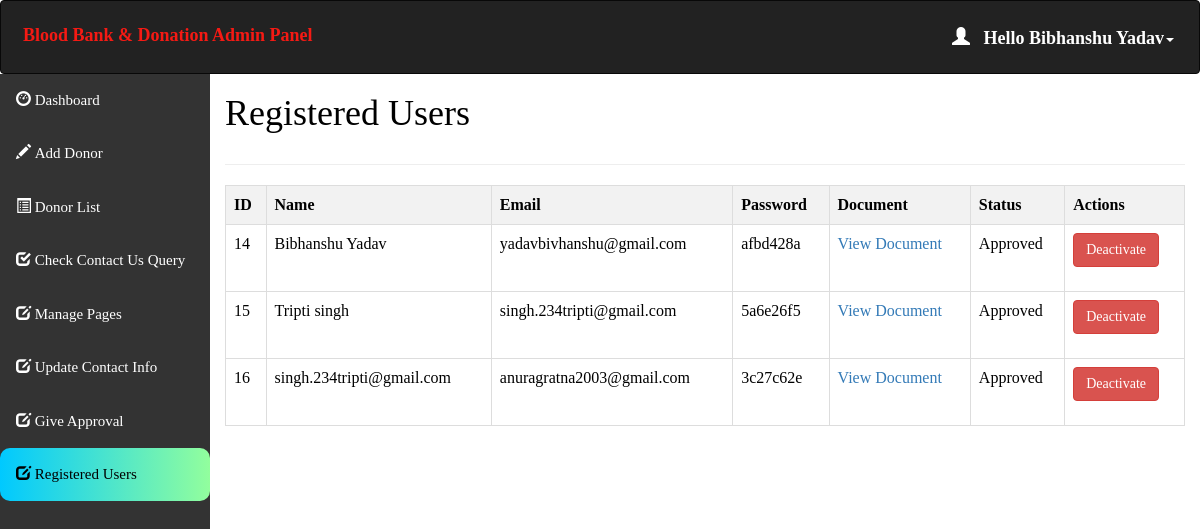
Page /admin/user_list.php (signed in) on the committed database.
### tables this page shows
CREATE TABLE `users` (
  `id` int(11) NOT NULL,
  `name` varchar(255) NOT NULL,
  `email` varchar(255) NOT NULL,
  `document_path` varchar(255) NOT NULL,
  `password` varchar(255) NOT NULL,
  `status` enum('approved','inactive') DEFAULT 'inactive',
  `created_at` timestamp NOT NULL DEFAULT current_timestamp()
);

### admin/user_list.php (the view, shortened to what this page needs)
<html>
<head>
  <link rel="stylesheet" href="https://maxcdn.bootstrapcdn.com/bootstrap/3.4.1/css/bootstrap.min.css">
</head>
<?php
include 'conn.php';
if (isset($_SESSION['loggedin']) && $_SESSION['loggedin'] == true) {
?>
<body style="color: black">
<div id="header">
  <?php include 'header.php'; ?>
</div>
<div id="sidebar">
  <?php $active = "list1"; include 'sidebar.php'; ?>
</div>
<div id="content">
  <div class="content-wrapper">
    <div class="container-fluid">
      <div class="row">
        <div class="col-md-12 lg-12 sm-12">
          <h1 class="page-title">Registered Users</h1>
        </div>
      </div>
      <hr>
    <?php
    $query = "SELECT * FROM users";
    $result = mysqli_query($conn, $query);
    ?>
    <div class="table-responsive">
    <table class="table table-bordered" style="text-align: center">
        <tr>
            <th>ID</th>
            <th>Name</th>
            <th>Email</th>
            <th>Password</th>
            <th>Document</th>
            <th>Status</th>
            <th>Actions</th>
        </tr>
        <?php while ($row = mysqli_fetch_assoc($result)): ?>
        <tr>
            <td><?= $row['id'] ?></td>
            <td><?= $row['name'] ?></td>
            <td><?= $row['email'] ?></td>
            <td><?= $row['password'] ?></td>
            <td><a href="../uploads/<?= basename($row['document_path']) ?>" target="_blank">View Document</a></td>
            <td><?= ucfirst($row['status']) ?></td>
            <td>
                <form method="POST" style="display: inline-block;" action="delete_user.php">
                    <button type="submit" class="btn btn-danger">Deactivate</button>
                </form>
            </td>
        </tr>
        <?php endwhile; ?>
    </table>
    </div>
    </div>
    </div>
  </div>
</body>
<?php } ?>
</html>

### admin/header.php (shortened to what this page needs)
<!DOCTYPE html>
<html>
<head>
  <link rel="stylesheet" href="https://maxcdn.bootstrapcdn.com/bootstrap/3.4.1/css/bootstrap.min.css">
</head>
<body>
<nav class="navbar navbar-inverse">
  <div class="container-fluid">
    <div class="navbar-header">
      <a class="navbar-brand" id="qq" href="dashboard.php" style="color:#F51A14;">Blood Bank & Donation Admin Panel</a>
    </div>
    <ul class="nav navbar-nav navbar-right">
      <li class="dropdown"><a class="dropdown-toggle" id="qw" data-toggle="dropdown" href="#" style="font-weight:bold;color:white "> <span class="glyphicon glyphicon-user"></span>&nbsp&nbsp
        <?php
        include 'conn.php';
        $username=$_SESSION['username'];
        $sql="select * from admin_info where admin_username='$username'";
        $result=mysqli_query($conn,$sql) or die("query failed.");
        $row=mysqli_fetch_assoc($result);
        echo "Hello ".$row['admin_name'];
       ?><span class="caret"></span></a>
    </li>
    </ul>
  </div>
</nav>
</body></html>

### admin/user_list.php (style rules this page uses)
#sidebar { position: relative; margin-top: -20px; }
#content { position: relative; margin-left: 210px; }
table { border-collapse: collapse; width: 100%; }
th, td { border: 1px solid #ddd; padding: 8px; text-align: left; }
th { background-color: #f2f2f2; }
a { color: blue; text-decoration: none; }

### admin/header.php (style rules this page uses)
.navbar { background-color: #333333 ; padding: 10px 10px; color:#FF0404 ; }
.navbar a { float: left; color: white; text-align: center; padding: 12px; text-decoration: none; font-size: 18px; line-height: 25px; }
.navbar-brand { font-size: 25px; font-weight: bold; }
.navbar a { float: none; display: block; text-align: left; }
.navbar-right { float: none; }

### admin/sidebar.php (style rules this page uses)
body { margin: 0; font-family: 'Averia Gruesa Libre';font-size: 15px; color:#F8F9F9; }

### rows in the picture
users: id "14", name "Bibhanshu Yadav", email "yadavbivhanshu@gmail.com", password "afbd428a", status "Approved"
users: id "15", name "Tripti singh", email "singh.234tripti@gmail.com", password "5a6e26f5", status "Approved"
users: id "16", name "singh.234tripti@gmail.com", email "anuragratna2003@gmail.com", password "3c27c62e", status "Approved"

### other values in the picture
$row['admin_name'] "Bibhanshu Yadav"
